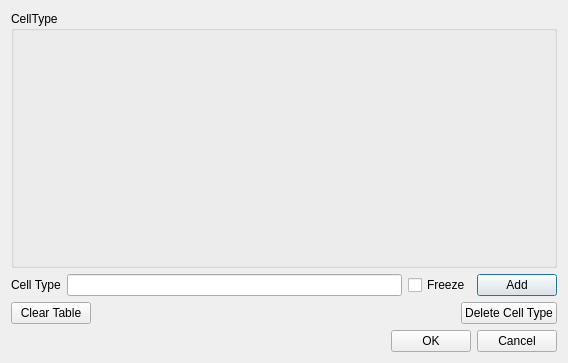
<?xml version="1.0" encoding="UTF-8"?>
<ui version="4.0">
 <class>CellTypePluginGUI</class>
 <widget class="QDialog" name="CellTypePluginGUI">
  <property name="geometry">
   <rect>
    <x>0</x>
    <y>0</y>
    <width>568</width>
    <height>363</height>
   </rect>
  </property>
  <property name="sizePolicy">
   <sizepolicy hsizetype="Preferred" vsizetype="MinimumExpanding">
    <horstretch>0</horstretch>
    <verstretch>0</verstretch>
   </sizepolicy>
  </property>
  <property name="minimumSize">
   <size>
    <width>0</width>
    <height>200</height>
   </size>
  </property>
  <property name="baseSize">
   <size>
    <width>0</width>
    <height>200</height>
   </size>
  </property>
  <property name="windowTitle">
   <string>CellType Plugin: Please define cell types</string>
  </property>
  <layout class="QVBoxLayout" name="verticalLayout_2">
   <item>
    <widget class="QGroupBox" name="cell_type_GB">
     <property name="minimumSize">
      <size>
       <width>0</width>
       <height>200</height>
      </size>
     </property>
     <property name="title">
      <string>CellType</string>
     </property>
     <layout class="QVBoxLayout" name="verticalLayout_3"/>
    </widget>
   </item>
   <item>
    <layout class="QVBoxLayout" name="verticalLayout">
     <item>
      <layout class="QHBoxLayout" name="horizontalLayout">
       <item>
        <widget class="QLabel" name="label_4">
         <property name="text">
          <string>Cell Type</string>
         </property>
        </widget>
       </item>
       <item>
        <widget class="QLineEdit" name="cellTypeLE"/>
       </item>
       <item>
        <widget class="QCheckBox" name="freezeCHB">
         <property name="toolTip">
          <string>&lt;!DOCTYPE HTML PUBLIC &quot;-//W3C//DTD HTML 4.0//EN&quot; &quot;http://www.w3.org/TR/REC-html40/strict.dtd&quot;&gt;
&lt;html&gt;&lt;head&gt;&lt;meta name=&quot;qrichtext&quot; content=&quot;1&quot; /&gt;&lt;style type=&quot;text/css&quot;&gt;
p, li { white-space: pre-wrap; }
&lt;/style&gt;&lt;/head&gt;&lt;body style=&quot; font-family:'MS Shell Dlg 2'; font-size:8.25pt; font-weight:400; font-style:normal;&quot;&gt;
&lt;p style=&quot; margin-top:0px; margin-bottom:0px; margin-left:0px; margin-right:0px; -qt-block-indent:0; text-indent:0px;&quot;&gt;&lt;span style=&quot; font-size:8pt;&quot;&gt;Indicates whether cells of this type should remain frozen during simulation&lt;/span&gt;&lt;/p&gt;&lt;/body&gt;&lt;/html&gt;</string>
         </property>
         <property name="text">
          <string>Freeze</string>
         </property>
        </widget>
       </item>
       <item>
        <widget class="QPushButton" name="cellTypeAddPB">
         <property name="text">
          <string>Add</string>
         </property>
        </widget>
       </item>
      </layout>
     </item>
     <item>
      <layout class="QHBoxLayout" name="horizontalLayout_2">
       <item>
        <widget class="QPushButton" name="clearCellTypeTablePB">
         <property name="text">
          <string>Clear Table</string>
         </property>
        </widget>
       </item>
       <item>
        <spacer name="horizontalSpacer">
         <property name="orientation">
          <enum>Qt::Horizontal</enum>
         </property>
         <property name="sizeHint" stdset="0">
          <size>
           <width>40</width>
           <height>20</height>
          </size>
         </property>
        </spacer>
       </item>
       <item>
        <widget class="QPushButton" name="deleteCellTypePB">
         <property name="text">
          <string>Delete Cell Type</string>
         </property>
        </widget>
       </item>
      </layout>
     </item>
    </layout>
   </item>
   <item>
    <layout class="QHBoxLayout" name="horizontalLayout_3">
     <item>
      <spacer name="horizontalSpacer_2">
       <property name="orientation">
        <enum>Qt::Horizontal</enum>
       </property>
       <property name="sizeHint" stdset="0">
        <size>
         <width>40</width>
         <height>20</height>
        </size>
       </property>
      </spacer>
     </item>
     <item>
      <widget class="QPushButton" name="okPB">
       <property name="text">
        <string>OK</string>
       </property>
      </widget>
     </item>
     <item>
      <widget class="QPushButton" name="cancelPB">
       <property name="text">
        <string>Cancel</string>
       </property>
      </widget>
     </item>
    </layout>
   </item>
  </layout>
  <zorder></zorder>
  <zorder>cell_type_GB</zorder>
 </widget>
 <resources/>
 <connections/>
</ui>
